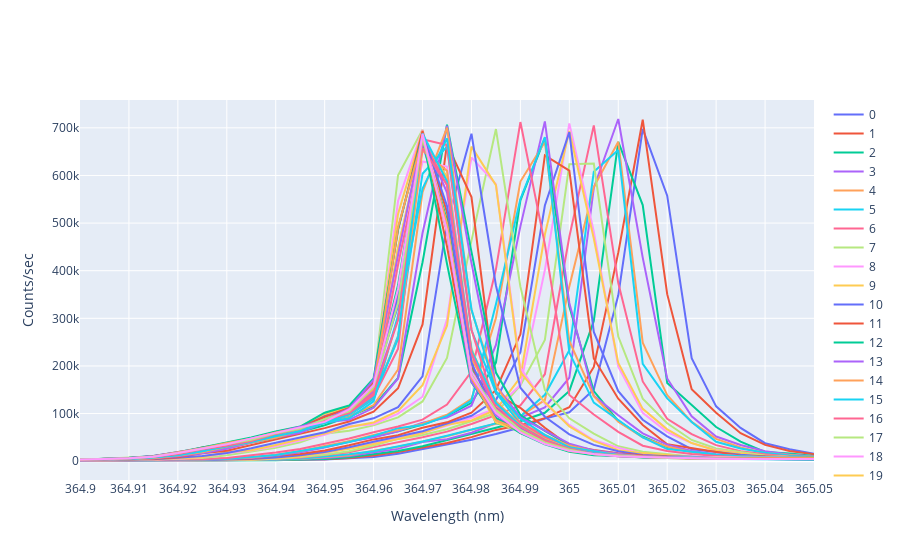

The cell this chart's notebook holds for it:
### Code cell
import numpy as np
import matplotlib.pyplot as plt
import pandas as pd
import plotly.express as px
import plotly.graph_objects as go

FileNames = [0]*49
for i in range(len(FileNames)):
    string = 'Default (%.0f)' %(i+27)
    FileNames[i] = [string]
    print(FileNames[i])

fig = go.Figure()

for j in range(len(FileNames)):

    df = pd.read_csv(FileNames[j][0])
    dataWheader = np.array(df)

    data = dataWheader[2::]
    Wavelength = [0]*len(data) 
    Count = [0]*len(data)
    MaxLoc = [0]*len(data)
    for i in range(len(data)):
        step_0 = str(data[i]).split('\\t')
        Wavelength[i] = float(step_0[0][2::])
        Count[i] = float(step_0[1][0:-2])
    
     # Add traces
    fig.add_trace(go.Scatter(x=Wavelength, y=Count,
                    mode='lines',
                    name='%.0f' %j))

#plt.legend()
#plt.xlim(364.85, 365.025)
#lgd = ax.legend(bbox_to_anchor=(1.1, 0.1))
#text = ax.text(-0.2,1.05, "Default25to35", transform=ax.transAxes) # CHANGE K_RANGE
#go.savefig('June18_recalibration2_cursor.png', bbox_extra_artists=(lgd, text), bbox_inches='tight')

fig['layout']['xaxis'].update(title='Wavelength (nm)', range=[364.9, 365.05], dtick=0.01, autorange=False)
fig['layout']['yaxis'].update(title='Counts/sec', autorange=True)
fig.show()
